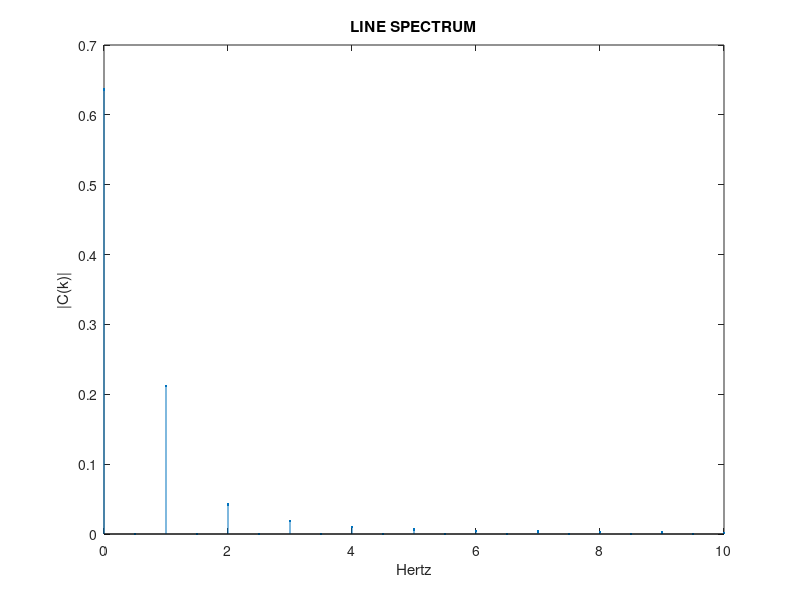
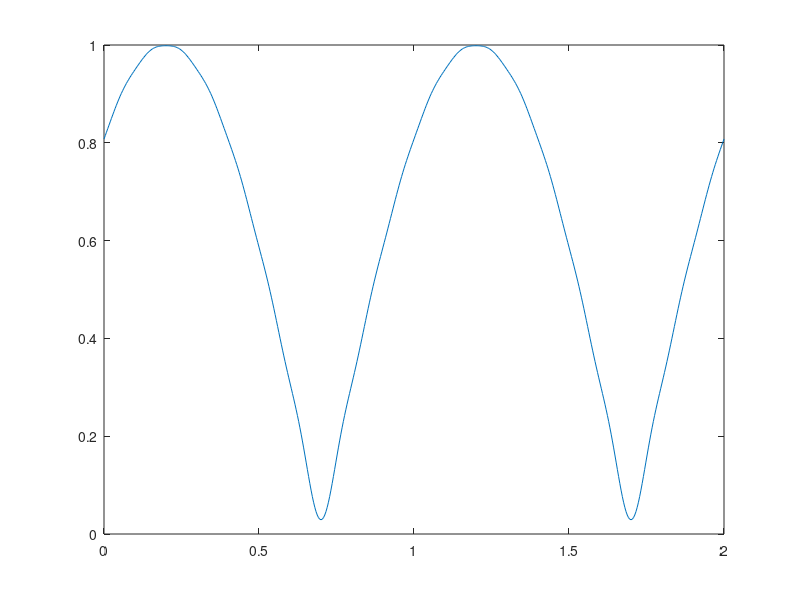
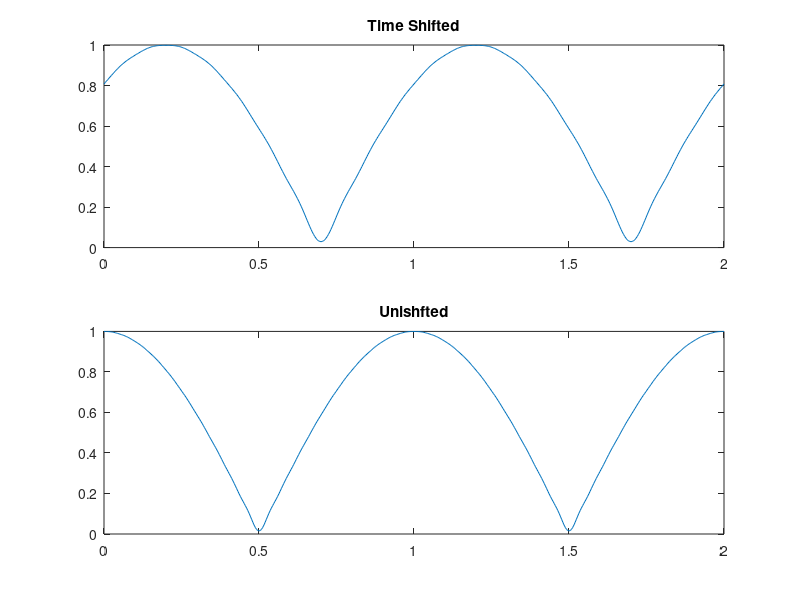

The MATLAB source for these figures, in order:
% TIME SHIFTING PROPERTY OF FOURIER COEFFICIENTS
% Sinusoidal wave and Line spectrum of coefficients
% As proven in class, shifting a function results in coefficients of all
%   same magnitude but shifted phases. know f(t) => Cn 
%   f(t-t0) = exp( -(j)(n)(w0)(t0) ) * Cn so same plot as before but shift
%   so time shift property is confirmed

T = 2;                          % PERIOD
wo = pi;

M = 200;                        % DISCRETIZATION OF THE TIME AXIS
delT = T/M;
t = [0:delT:T-delT];            % TIME AXIS

% Modified x(t) to x(t-t0) so signal delayed by t0 seconds as seen
x = abs(cos(pi*(t-0.2)));       % COMPUTE SAMPLES OF x(t-0.2) ON GRID

N = 20;                         % COMPUTE FS COEFFICIENTS C(0)...C(N)
J = sqrt(-1);
c = zeros(1,N+1);               % COMPUTE C(k) WITH A SUM
c(1) = 1/T * delT * sum(x);

for k = 1:N
    c(k+1) = 1/T * delT * sum(x .* exp(-J*k*wo*[0:M-1]*delT));
    % note: because Matlab indexing begins with 1 instead of 0,
    % it is necessary to add 1 to the index. c(k+1) means 'c(k)'!
end

% NOTE: C(-k) = conj(C(k)) because x(t) is a REAL signal.
% Therefore only compute c(k) for k >= 0.

figure(1)                 % PLOT THE LINE SPECTRUM
stem([0:N]/T,abs(c),'.')  % (THE LINE SPECTRUM IS A PLOT OF C(K))
xlabel('Hertz')
ylabel('|C(k)|')
title('LINE SPECTRUM')

t = [0:500]/500*T;         % PLOT TWO PERIODS OF THE SIGNAL
y = c(1) * ones(size(t));  % SYNTHESIZED FROM THE NUMERICALLY
for k = 1:N                % OBTAINED FS COEFFICIENTS
    y = y + c(k+1)*exp(J*k*wo*t) + conj(c(k+1))*exp(-J*k*wo*t);
end
figure(2)
plot(t,real(y));

figure(3);
clf;
subplot(2,2,[1 2]);
%Time Shifted graph
plot(t, real(y));
title("Time Shifted");
subplot(2,2,[3 4]);

% Old Unshifted Graph
T = 1;                    
wo = 2*pi/T;
M = 200;                  
delT = T/M;
t = [0:delT:T-delT];      
x = abs(cos(pi*t));       
N = 20;                   
J = sqrt(-1);
c = zeros(1,N+1);         
c(1) = 1/T * delT * sum(x);
for k = 1:N
    c(k+1) = 1/T * delT * sum(x .* exp(-J*k*wo*[0:M-1]*delT));
end
t = [0:500]/500*2*T;       
y = c(1) * ones(size(t));  
for k = 1:N                
    y = y + c(k+1)*exp(J*k*wo*t) + conj(c(k+1))*exp(-J*k*wo*t);
end

plot(t,real(y));
title("Unishfted");